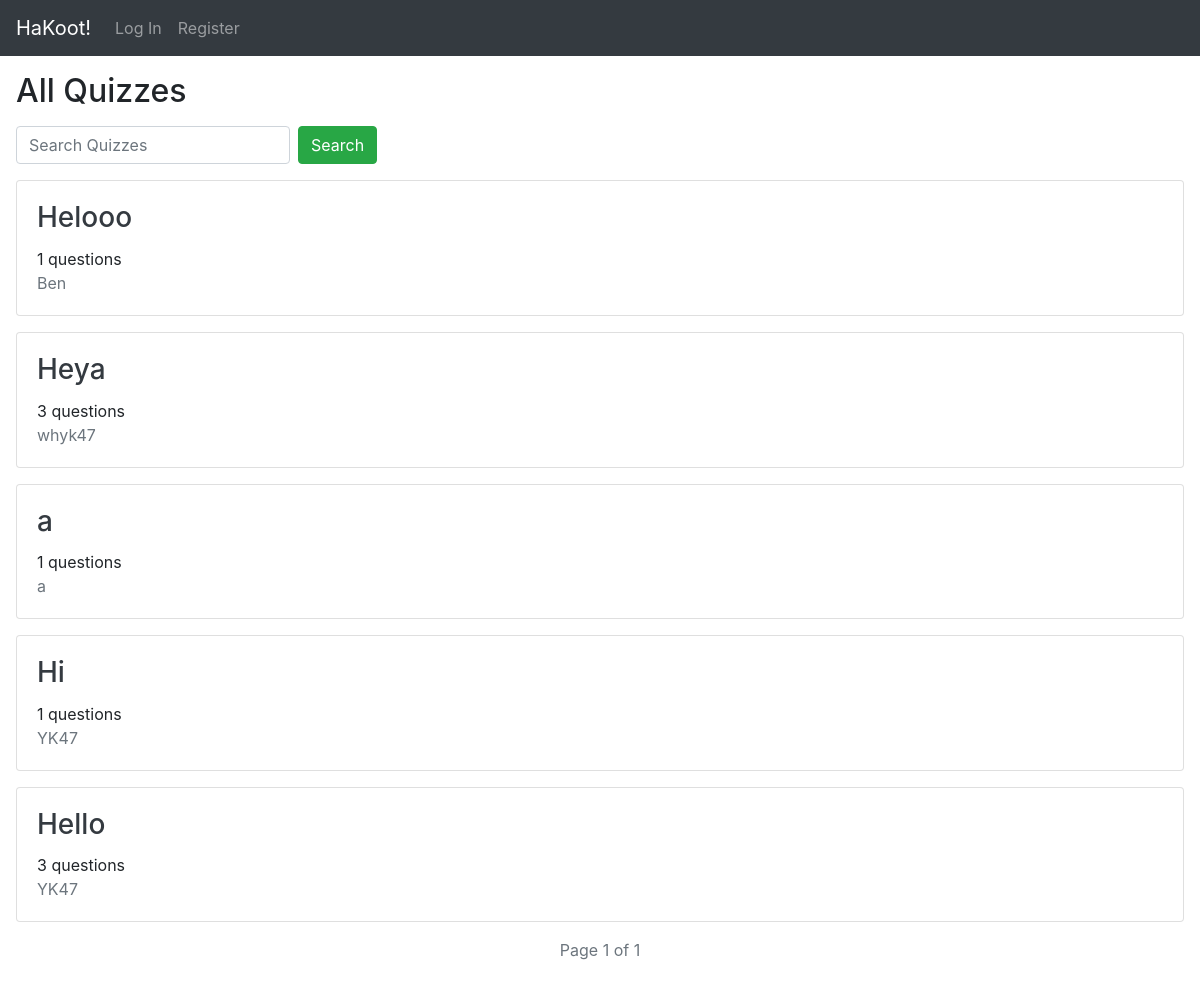
The page / on the database its author committed.
### quiz/models.py (models this page shows)
class Quiz(models.Model):
    creator = models.ForeignKey(User, on_delete=models.CASCADE, related_name="quizzes")
    name = models.CharField(max_length=128)
    desc = models.CharField(max_length=512, default="")
    timestamp = models.DateTimeField(auto_now_add=True, blank=True, null=True)
    def num_questions(self):
        return self.questions.all().count()

class User(AbstractUser):
    pass

### quiz/views.py (the view)
# urls.py: path("", views.index, name="index"),
def index(request, username=None):
    if username:
        page_title = username
        quizzes = Quiz.objects.filter(creator__username=username)
    else:
        page_title = "All Quizzes"
        quizzes = Quiz.objects.all()
    if request.method == "POST":
        page_title = "Search Results"
        query = str(request.POST['query']).lower()
        quizzes = quizzes.filter(name__contains=query)
    page = get_page(request, quizzes.order_by("-timestamp"))
    return render(request, "quiz/index.html", {
            "page_title": page_title,
            "page": page
        })

### quiz/util.py (called while the page is built)
def get_page(request, quizzes):
    paginator = Paginator(quizzes, 10)
    page_no = request.GET.get("page")
    page = paginator.get_page(page_no)
    return page

### quiz/templates/quiz/index.html (shortened to what this page needs)
{% extends "quiz/layout.html" %}
{% load static %}
{% block body %}
    <h2 class="m-3">{{ page_title }}</h2>
    {% if page_title != "Search Results" %}
        <div class="d-flex">
            <form method="post" class="form-inline mx-3 justify-content-left" action="{% url 'quiz:index' %}">
                <input class="form-control mr-2" type="search" name="query" placeholder="Search Quizzes" required>
                <button class="btn btn-success" type="submit">Search</button>
            </form>
        </div>
    {% endif %}
    {% for quiz in page %}
        <div class="card m-3">
            <div class="card-body">
                {% if quiz.creator == user %}
                    {% url 'quiz:edit' quiz.id as url %}
                {% else %}
                    {% url 'quiz:view' quiz.id as url %}
                {% endif %}
                <a href="{{ url }}">
                    <h3 class="card-title text-dark">{{ quiz.name }}</h3>
                </a>
                <div class="card-text">
                    <div>{{ quiz.num_questions }} questions</div>
                    <a href="{% url 'quiz:profile' quiz.creator %}">
                        <div class="text-muted">{{ quiz.creator }}</div>
                    </a>
                </div>
            </div>
        </div>
    {% empty %}
        <h3 class="m-3">No quizzes found.</h3>
    {% endfor %}
    <p class="text-muted d-flex justify-content-center mt-3">Page {{ page.number }} of {{ page.paginator.num_pages }}</p>
    <div class="d-flex justify-content-center">
    </div>
{% endblock %}

### rows shown on the page
Quiz: name "Helooo", num_questions "1", creator "Ben"
Quiz: name "Heya", num_questions "3", creator "whyk47"
Quiz: name "a", num_questions "1", creator "a"
Quiz: name "Hi", num_questions "1", creator "YK47"
Quiz: name "Hello", num_questions "3", creator "YK47"

### other values the page prints
{{ page_title }} "All Quizzes"
{{ page.number }} "1"
{{ page.paginator.num_pages }} "1"
